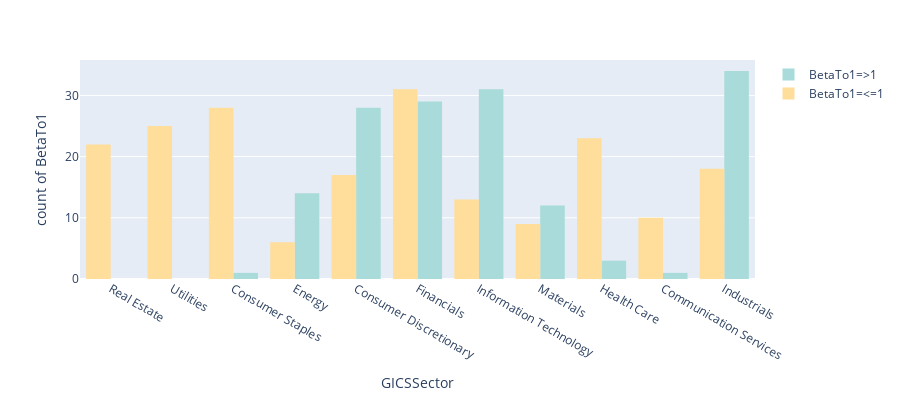

Notebook code cell kept with this figure:
### Code cell
# let's look at information in beta
#fullDataNoOutliers = fullDataNoOutliers.drop('BetaTo1',axis=1)

fullDataNoOutliers['BetaTo1'] = ''
fullDataNoOutliers.loc[fullDataNoOutliers[fullDataNoOutliers['Beta']<=1].index,'BetaTo1'] = '<=1'
fullDataNoOutliers.loc[fullDataNoOutliers[fullDataNoOutliers['Beta']>1].index,'BetaTo1'] = '>1'

fig = px.histogram(fullDataNoOutliers,x='GICSSector',barmode='group',y='BetaTo1',color='BetaTo1',
                   color_discrete_sequence=[px.colors.carto.Teal[1],px.colors.carto.Pinkyl[1]],height=400)
fig.layout.update(xaxis_autorange='reversed')
fig.show()

### Figure 1 — Plotly figure (JSON) as saved in the notebook; plotly's stock layout.template omitted (floating-point values rounded to 4 significant figures; data arrays with more than 128 entries replaced by an {"elided": "..."} marker saying what was removed)
{"data": [{"alignmentgroup": "True", "bingroup": "x", "hoverlabel": {"namelength": 0}, "hovertemplate": "BetaTo1=>1<br>GICSSector=%{x}<br>count of BetaTo1=%{y}", "legendgroup": "BetaTo1=>1", "marker": {"color": "rgb(168, 219, 217)"}, "name": "BetaTo1=>1", "offsetgroup": "BetaTo1=>1", "orientation": "v", "showlegend": true, "type": "histogram", "x": {"elided": "153 str values"}, "xaxis": "x", "y": {"elided": "153 str values"}, "yaxis": "y"}, {"alignmentgroup": "True", "bingroup": "x", "hoverlabel": {"namelength": 0}, "hovertemplate": "BetaTo1=<=1<br>GICSSector=%{x}<br>count of BetaTo1=%{y}", "legendgroup": "BetaTo1=<=1", "marker": {"color": "rgb(255, 221, 154)"}, "name": "BetaTo1=<=1", "offsetgroup": "BetaTo1=<=1", "orientation": "v", "showlegend": true, "type": "histogram", "x": {"elided": "202 str values"}, "xaxis": "x", "y": {"elided": "202 str values"}, "yaxis": "y"}], "layout": {"barmode": "group", "height": 400, "legend": {"tracegroupgap": 0}, "margin": {"t": 60}, "xaxis": {"anchor": "y", "autorange": "reversed", "domain": [0, 1], "title": {"text": "GICSSector"}}, "yaxis": {"anchor": "x", "categoryarray": ["<=1", ">1"], "categoryorder": "array", "domain": [0, 1], "title": {"text": "count of BetaTo1"}}}}
